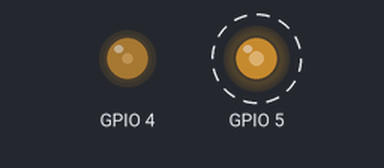
Recording of a sketch running on a simulated ESP32-S3. Shown: output pins drawn as LEDs (lit = HIGH). Dashed ring = blinking. What the sketch prints to the serial monitor is not drawn.

Above: at 0.05 s.
Timing chart, 0 to 4.6 s (numbered marks = the images above):
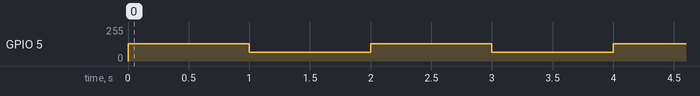

The sketch:

ledc-fade.ino
```cpp
// ledc-fade — tests assert (BT125): analogWrite(4, 64) puts GPIO4 at 1 kHz, high 25 % (Arduino-
// ESP32 2.0.17's defaults: 1 kHz, 8 bits, channels taken from the top down — the S3 has 8);
// ledcSetup(0, 5000, 12) + ledcAttachPin(5, 0) + ledcWrite(0, 2048) puts GPIO5 at 5 kHz, 50 %.
// Then every second ledcWrite switches GPIO5 between 25 % and 50 %. Prints "ready" after setup.
bool quarter = false;

void setup() {
  Serial.begin(115200);
  analogWrite(4, 64);
  ledcSetup(0, 5000, 12);
  ledcAttachPin(5, 0);
  ledcWrite(0, 2048);
  Serial.println("ready");
}

void loop() {
  delay(1000);
  quarter = !quarter;
  ledcWrite(0, quarter ? 1024 : 2048);
}
```

Measured:
- by itself, GPIO 5: alternates 128/255 for 1.0 s and 64/255 for 1.0 s
